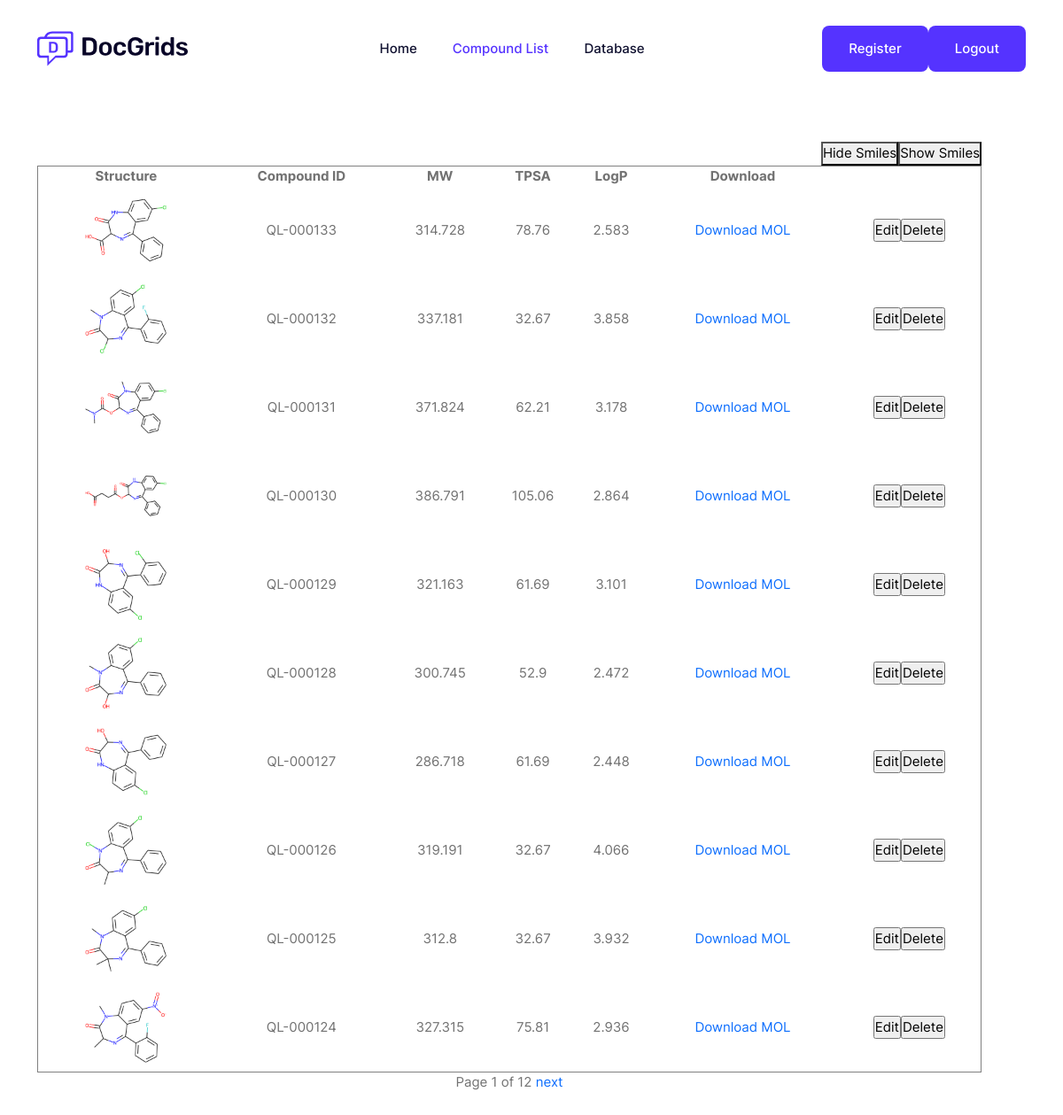
Screenshot of /compoundlist/ (signed in) with the database file from the repository.
### mol_registration/models.py (models this page shows)
class mol_props(models.Model):
    compound_id = models.CharField(max_length=50)
    smiles = models.CharField(max_length=1000)
    mol_file = models.TextField()
    mol_file_path = models.CharField(max_length=500)
    MW = models.FloatField()
    xlogp = models.FloatField()
    TPSA = models.FloatField()
    img_file = models.CharField(max_length=500)
    fingerprint = models.TextField(default='')

### mol_registration/views.py (the view)
# urls.py: path('compoundlist/', mol_registration_view.compoundlist),
def compoundlist(request):
    if request.session.get('is_login'):
        mol_list = mol_props.objects.all().order_by('-compound_id')
        paginator = Paginator(mol_list, 10)
        page = request.GET.get('page',1)
        try:
            sublist = paginator.page(page)
        except PageNotAnInteger:
            sublist = paginator.page(1)
        except EmptyPage:
            sublist = paginator.page(paginator.num_pages)
        return render(request, "compoundlist.html", {"sublist": sublist})
    else:
        return redirect("/login/")

### register/template/compoundlist.html (shortened to what this page needs)
{% load static %}
<!DOCTYPE html>
<html class="no-js" lang="zxx">
<head>
<link rel="stylesheet" href="/static/css/bootstrap.min.css">
<link rel="stylesheet" href="/static/css/LineIcons.3.0.css">
<link rel="stylesheet" href="/static/css/animate.css">
<link rel="stylesheet" href="/static/css/tiny-slider.css">
<link rel="stylesheet" href="/static/css/main.css">
</head>
<header class="header navbar-area">
<div class="container">
<div class="row align-items-center">
<div class="col-lg-12">
<div class="nav-inner">
<nav class="navbar navbar-expand-lg">
<a class="navbar-brand" href="">
<img src="/static/picture/logo.svg" alt="Logo">
</a>
<div class="collapse navbar-collapse sub-menu-bar" id="navbarSupportedContent">
<ul id="nav" class="navbar-nav ms-auto">
<li class="nav-item">
<a href="/index" aria-label="Toggle navigation">Home</a>
</li>
<li class="nav-item">
<a href="/compoundlist" class="active" aria-label="Toggle navigation">Compound List</a>
</li>
<li class="nav-item">
<a href="/database" aria-label="Toggle navigation">Database</a>
</li>
</ul>
</div>
<div class="button">
<a href="/user_register" class="btn">Register</a>
</div>
<div class="button">
<a href="/logout" class="btn">Logout</a>
</div>
</nav>
</div>
</div>
</div>
</div>
</header>
<section class="hero-area" onLoad="javascript:document.compound_details.reset()">
<div class="container">
<div class="row align-items-center">
<div class="col-lg-12 col-md-12 col-12">
<div class="hero-content">
<div style="float: right">
<button onclick="hidesmiles()">Hide Smiles</button><button onclick="showsmiles()">Show Smiles</button>
</div>
<table name = 'compound_details' border="1" cellspacing="0" cellpadding="5" align="center" width="100%" >
	<tr style="text-align:center">
        <th>Structure</th>
		<th>Compound ID</th>
        <th>MW</th>
        <th>TPSA</th>
        <th>LogP</th>
        <th>Download</th>
	</tr>
     {%for item in sublist %}
	<tr>
            <td><img src="{{item.img_file}}" align="center"></td>
		    <td>{{item.compound_id}}</td>
            <td>{{item.MW}}</td>
            <td>{{item.TPSA}}</td>
            <td>{{item.xlogp}}</td>
            <td><a href="{{ item.mol_file_path }}">Download MOL</a></td>
            <td><a href="/edit_compound/?edit_compound_id={{item.compound_id}}"><input type="submit" value="Edit"></a><a href="/delete_compound/?delete_compound_id={{item.compound_id}}"><input type="submit" value="Delete"></a></td>
	</tr>
     {% endfor %}
</table>
<div>
    <center>
    <span style="margin:0 auto">
        <span class="current">
            Page {{ sublist.number }} of {{ sublist.paginator.num_pages }}
        </span>
        {% if sublist.has_next %}
            <a href="?page={{ sublist.next_page_number }}">next</a>
        {% endif %}
    </span>
    </center>
</div>
</div>
</div>
</div>
</div>
</section>
</body>
</html>

### register/template/compoundlist.html (style rules this page uses)
td { text-align:center; }
th { text-align:center; }
a { text-decoration: none; }
img { width: 100px;height:100px; align: "center"; }

### rows the page displays
mol_props: img_file (picture), compound_id "QL-000133", MW "314.728", TPSA "78.76", xlogp "2.583"
mol_props: img_file (picture), compound_id "QL-000132", MW "337.181", TPSA "32.67", xlogp "3.858"
mol_props: img_file (picture), compound_id "QL-000131", MW "371.824", TPSA "62.21", xlogp "3.178"
mol_props: img_file (picture), compound_id "QL-000130", MW "386.791", TPSA "105.06", xlogp "2.864"
mol_props: img_file (picture), compound_id "QL-000129", MW "321.163", TPSA "61.69", xlogp "3.101"
mol_props: img_file (picture), compound_id "QL-000128", MW "300.745", TPSA "52.9", xlogp "2.472"
mol_props: img_file (picture), compound_id "QL-000127", MW "286.718", TPSA "61.69", xlogp "2.448"
mol_props: img_file (picture), compound_id "QL-000126", MW "319.191", TPSA "32.67", xlogp "4.066"
mol_props: img_file (picture), compound_id "QL-000125", MW "312.8", TPSA "32.67", xlogp "3.932"
mol_props: img_file (picture), compound_id "QL-000124", MW "327.315", TPSA "75.81", xlogp "2.936"

### other values shown
{{ sublist.number }} "1"
{{ sublist.paginator.num_pages }} "12"
